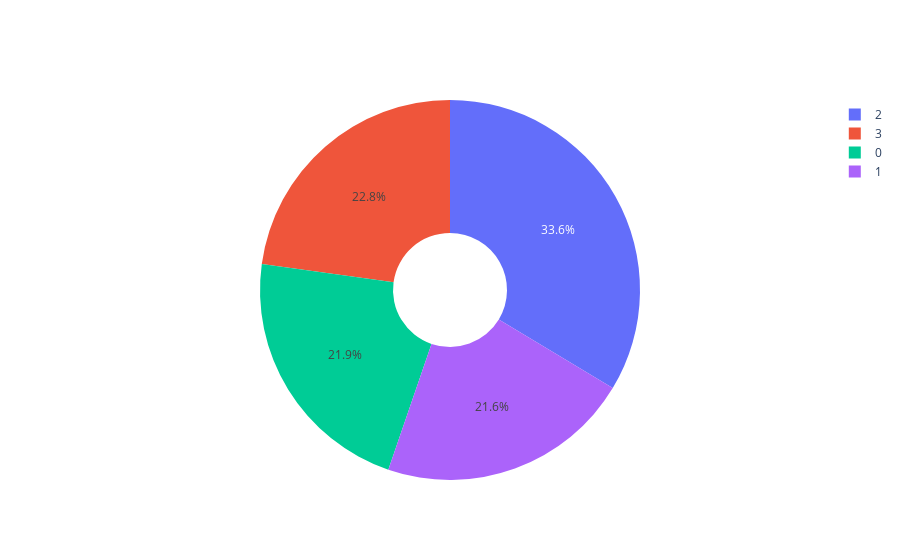

The code cell stored with this chart in its notebook:
### Code cell
label=df["PaymentMethod"].unique()
values=df["PaymentMethod"].value_counts()
fig=go.Figure(data=[go.Pie(labels=label,values=values,hole=.3)])
fig.show()

### Figure 1 — Plotly figure (JSON) as saved in the notebook; plotly's stock layout.template omitted (floating-point values rounded to 4 significant figures)
{"data": [{"hole": 0.3, "labels": [2, 3, 0, 1], "type": "pie", "values": [2365, 1604, 1542, 1521]}], "layout": {}}
